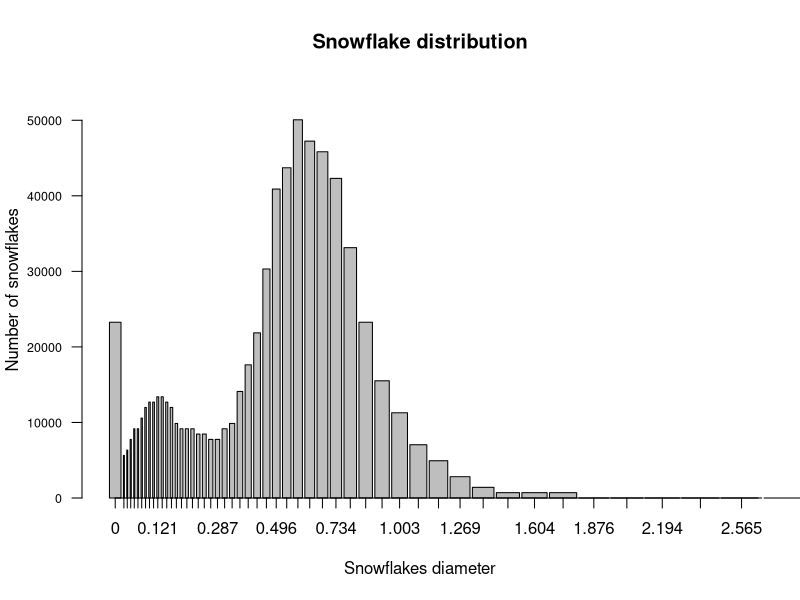
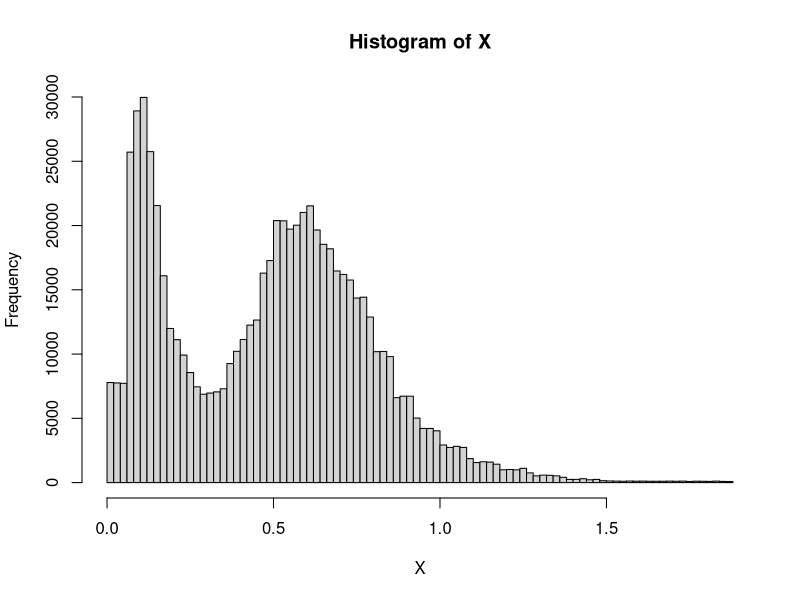
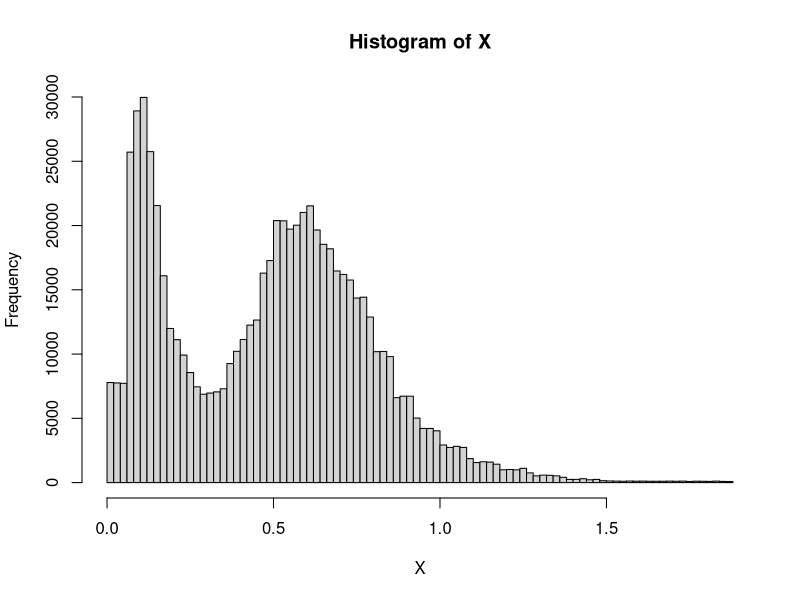
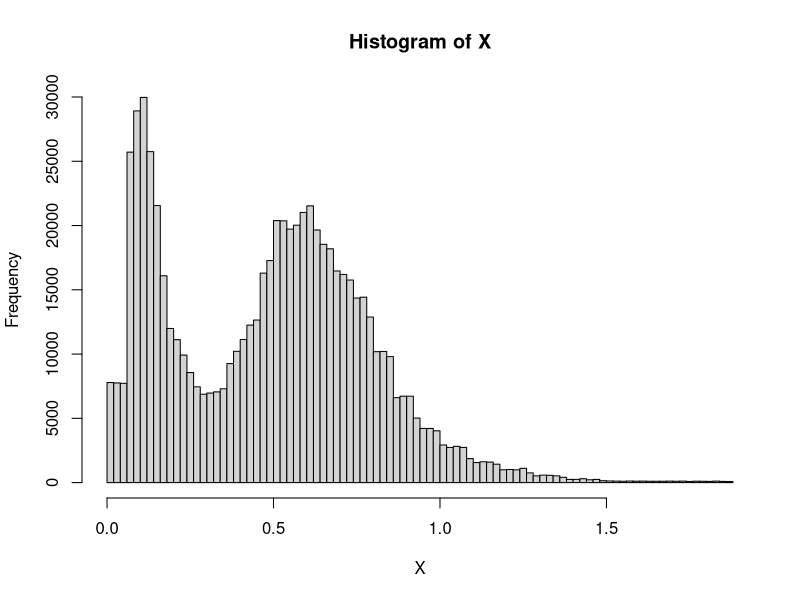
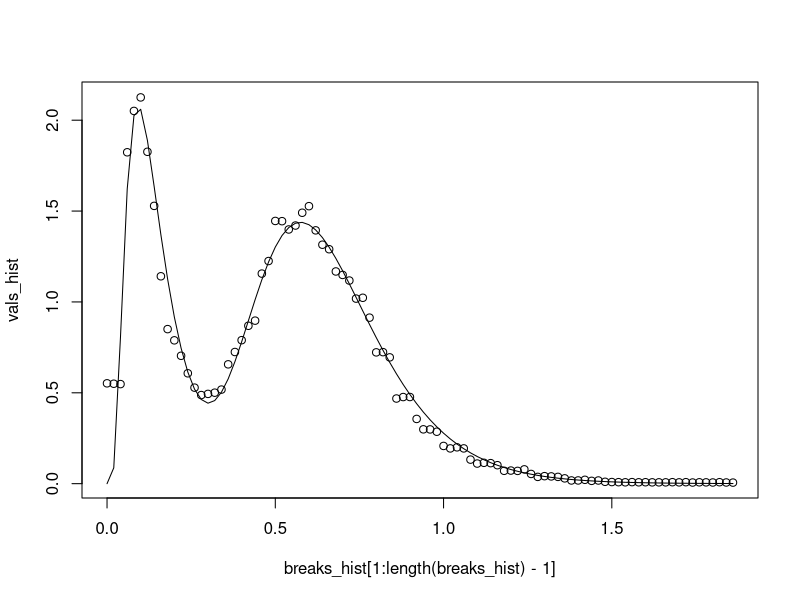

The R source for these figures, in order: (Note: this script raises an error after producing the figures.)
library(readr)
library(ggplot2)
snow_particles <- read_csv("1_snow_particles.csv")
n_bins <- length(snow_particles$startpoint)
snow_particles$endpoint[n_bins] <- snow_particles$endpoint[n_bins-1]+0.25

breakpoints <- c(snow_particles$startpoint[1],snow_particles$endpoint)

n_particules <- snow_particles$particles.detected[1]
n_snow_bin <- round(0.01*snow_particles$particles.detected*snow_particles$retained....)

width <- rep(0,length(n_snow_bin))
for (i in 1:length(n_snow_bin)){
  width[i] = snow_particles$endpoint[i]-snow_particles$startpoint[i]
}
bp <- barplot(height = n_snow_bin,
              width = width,
              xlim = c(breakpoints[1], breakpoints[length(breakpoints)]), 
              ylim = c(0, max(n_snow_bin) * 1.1), 
              xlab = "Snowflakes diameter", 
              ylab = "Number of snowflakes",
              main = "Snowflake distribution",
              cex.axis = 0.75,cex.names = 0.7,las=2)
axis(side=1, at =bp, labels=snow_particles$startpoint)

# Will not work due to the size of the bins 
# -> find something else
# barplot(n_snow_bin, 
#         names.arg = breakpoints[-length(breakpoints)], 
#         width = 0.06,
#         xlim = c(breakpoints[1], breakpoints[length(breakpoints)]), 
#         ylim = c(0, max(n_snow_bin) * 1.1), 
#         xlab = "Snowflakes diameter", 
#         ylab = "Number of snowflakes",
#         main = "Snowflake distribution",
#         cex.axis = 0.75,cex.names = 0.7,las=2)

# Seems OK at first sight
# Uniform distribution on each bin with # snow particles
set.seed(42)
X = rep(0,n_particules)
count <- 0
for (i in 1:length(n_snow_bin)){
  if (n_snow_bin[i] != 0){
    start <- count+1
    end <- start+n_snow_bin[i]-1
    X[start:end] <- runif(n_snow_bin[i],snow_particles$startpoint[i],snow_particles$endpoint[i])
    count <- count + n_snow_bin[i]
  }else{
    print("done")
    print(i)
    break
  }
}
# check uniform dist
hist(X,breaks = 100)

################
# EM - algorithm
################

dmixnorm <- function(x, mu1, mu2, sigma1, sigma2, tau){
  y <- (1-tau)*dlnorm(x,meanlog=mu1,sdlog=sigma1) + tau*dlnorm(x,meanlog=mu2,sdlog=sigma2)
  return(y)
}

mu_1_hat = -2; # mean from the biggest bin - bump #1
mu_2_hat = 0.1; # mean from the biggest bin - bump #2
sigma_1_hat = 0.3;
sigma_2_hat = 0.5;
tau_hat = 0.6;
N <- n_particules

p <- dlnorm(X,meanlog=mu_2_hat,sdlog=sigma_2_hat)*tau_hat/dmixnorm(X,mu_1_hat, mu_2_hat, sigma_1_hat, sigma_2_hat, tau_hat)

l_old <- Inf
l <- sum((1-tau_hat)*dlnorm(X,meanlog=mu_1_hat,sdlog=sigma_1_hat) + tau_hat*dlnorm(X,meanlog=mu_2_hat,sdlog=sigma_2_hat))

while (abs(l-l_old)>0.01){
  tau_hat <- sum(p)/N
  mu_1_hat <- sum((1-p)*log(X))/sum(1-p)
  mu_2_hat <- sum(p*log(X))/sum(p)
  sigma_1_hat <- sqrt(sum((1-p)*(log(X)-mu_1_hat)^2)/sum(1-p))
  sigma_2_hat <- sqrt(sum(p*(log(X)-mu_2_hat)^2)/sum(p))
  
  p <- dlnorm(X,meanlog=mu_2_hat,sdlog=sigma_2_hat)*tau_hat/dmixnorm(X, mu_1_hat, mu_2_hat, sigma_1_hat, sigma_2_hat, tau_hat)
  l_old <- l
  l <- sum((1-tau_hat)*dlnorm(X,meanlog=mu_1_hat,sdlog=sigma_1_hat) + tau_hat*dlnorm(X,meanlog=mu_2_hat,sdlog=sigma_2_hat))
}

init_vals <- c(mu_1_hat,mu_2_hat,sigma_1_hat,sigma_2_hat,tau_hat)

##############
# Optimization
##############

# Write a function given binned data

pmixnorm <- function(x,mu1,mu2,sigma1,sigma2,tau){
  y <- (1-tau)*plnorm(x,meanlog=mu1,sdlog=sigma1) + tau*plnorm(x,meanlog=mu2,sdlog=sigma2)
  return(y)
}
neg_loglikelihood <- function(par){
  # par = mu1,mu2,sigma1,sigma2,tau
  mu1<- par[1]
  mu2 <- par[2]
  sigma1 <- par[3]
  sigma2 <- par[4]
  tau <- par[5]
  y <- 0
  for (i in 1:n_bins) { # data = snow_particles
    y <- y + n_snow_bin[i]*log(pmixnorm(snow_particles$endpoint[i],mu1,mu2,sigma1,sigma2,tau)-pmixnorm(snow_particles$startpoint[i],mu1,mu2,sigma1,sigma2,tau))
  }
  return(-y)
}
out <- optim(init_vals,neg_loglikelihood)
expected_val_1 <- exp(out$par[1]+out$par[3]^2/2)
print(expected_val_1)
expected_val_2 <- exp(out$par[2]+out$par[4]^2/2)
print(expected_val_2)
std_var_1 <- sqrt((exp(out$par[3]^2)-1)*exp(2*out$par[1]+out$par[3]^2))
print(std_var_1)
std_var_2 <- sqrt((exp(out$par[4]^2)-1)*exp(2*out$par[2]+out$par[4]^2))
print(std_var_2)
tau_opt <- out$par[5]
print(tau_opt)

##########
# Plotting
##########

vals_hist <- unlist(hist(X,breaks = 100)["density"])
breaks_hist <- unlist(hist(X,breaks = 100)["breaks"])
vals <- sapply(breaks_hist[1:length(breaks_hist)-1],dmixnorm,
               mu1=out$par[1], mu2=out$par[2], 
               sigma1=out$par[3], sigma2=out$par[4], 
               tau=out$par[5])
# PLOT EM VALS pdf
plot(breaks_hist[1:length(breaks_hist)-1],vals_hist)
lines(x=breaks_hist[1:length(breaks_hist)-1],y=vals,type="l")
abline(v=mu1_opt)
abline(v=mu2_opt)


##################################
# LAST-STEP | Parametric bootstrap
##################################

#prob <- snow_particles$retained..../100
#X_class <- sample(x=1:length(n_snow_bin),size=N,replace = T,prob = prob)
#table(X_class)

# H_0 : diameters follow this bi-log normal distribution

# 1) Utiliser X jitter
# 2) Resample uniformly from X_jitter - X^b_jit
# 3) Rerun the EM algorithm and the optimization step on the X^b_jit 
# donc le f^b est la nouvelle phi binned avec le X^b_jit comparé à l'autre partie
# 4) On récupère nos estimateurs lambda_b hat

# 5) on calcule T*_b comme le suprémum et on le stock dans un array de taille B
# - Repeate 1 to 5 B times
# compute p-val and check whether it is high enough
